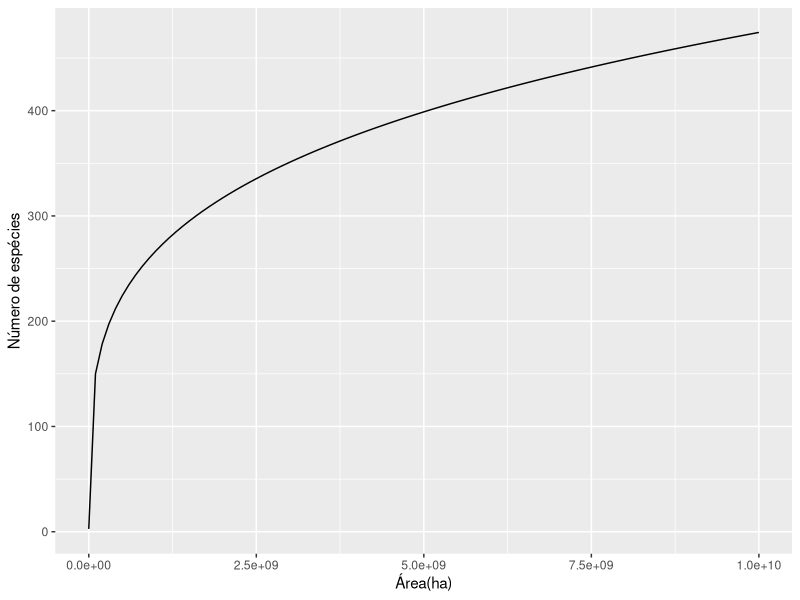
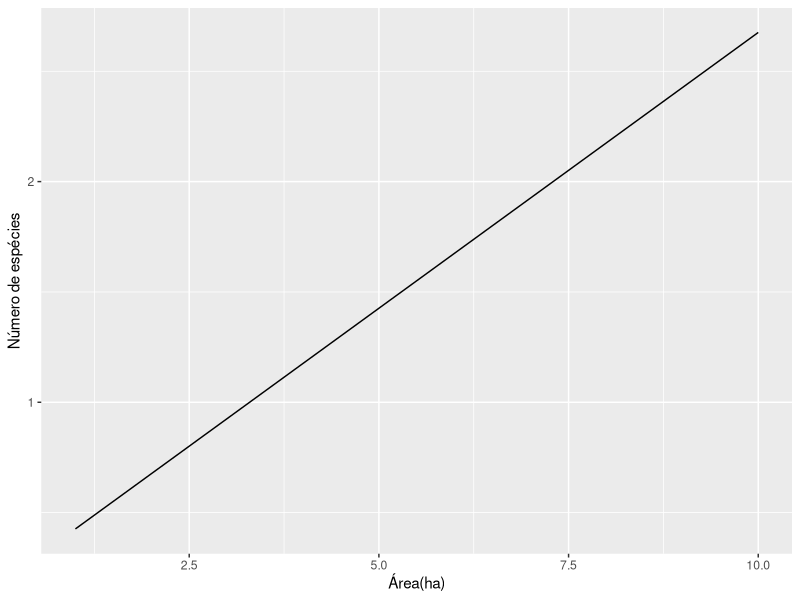
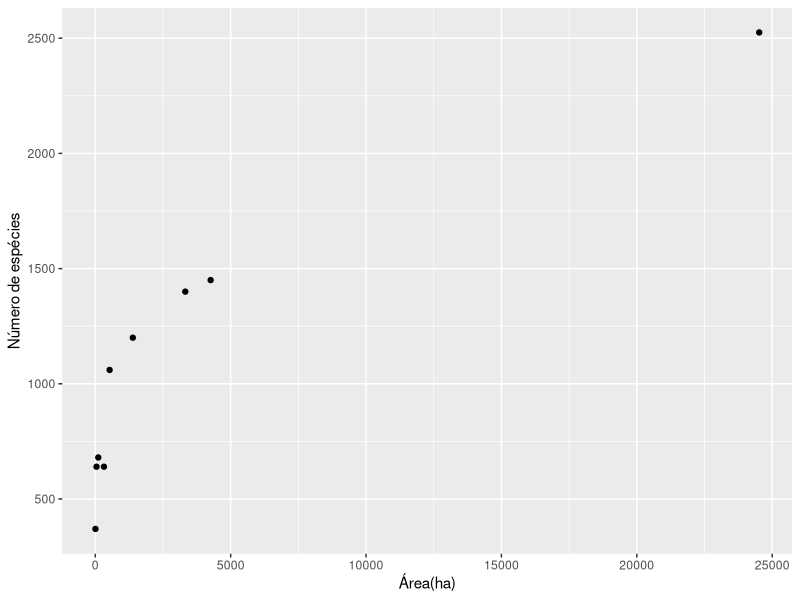
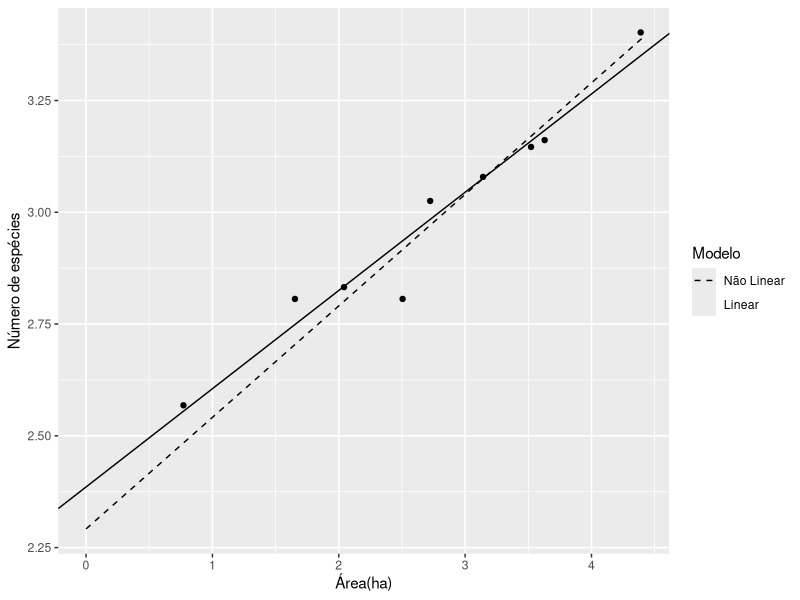
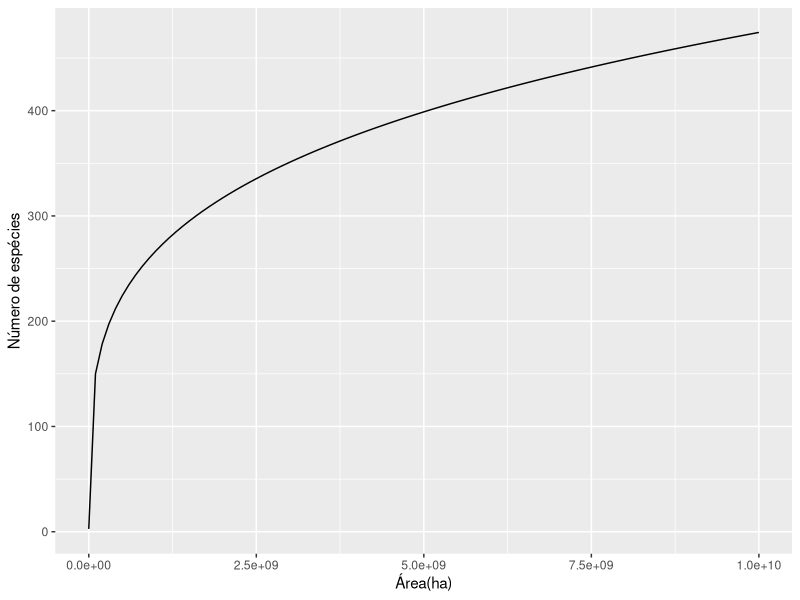
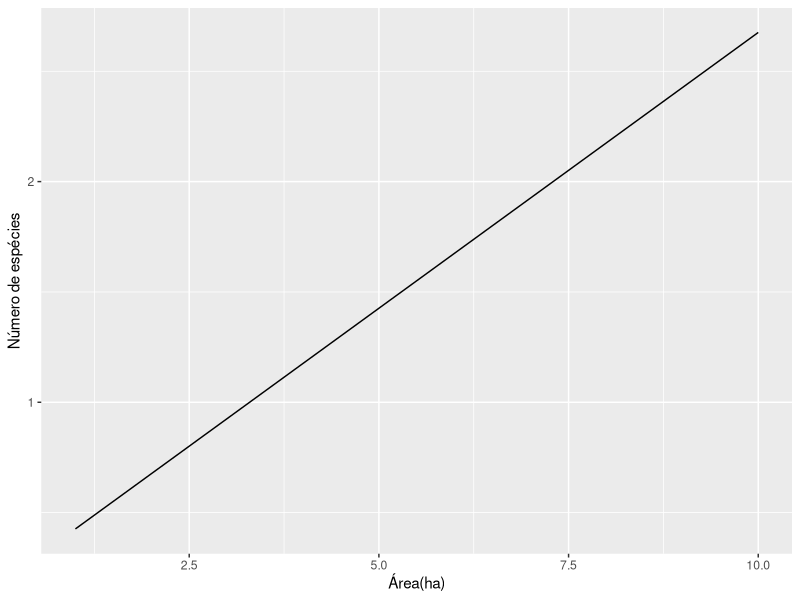
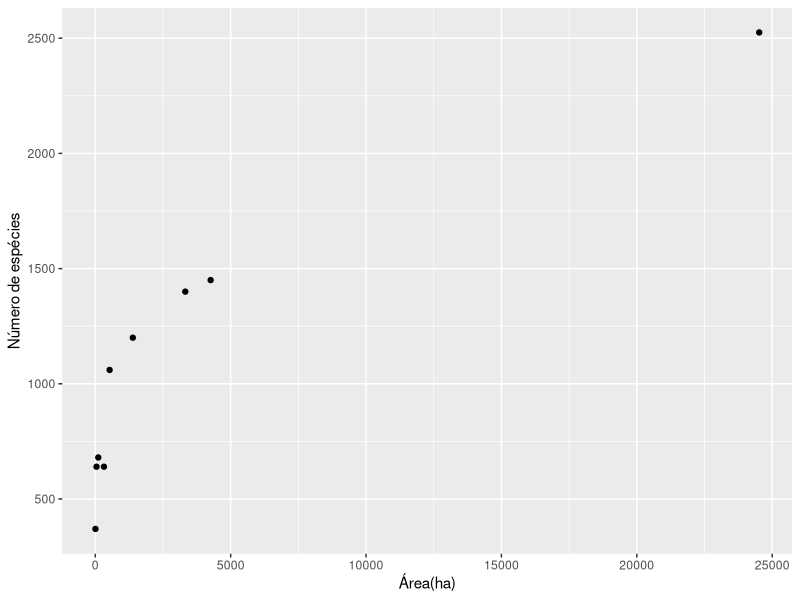
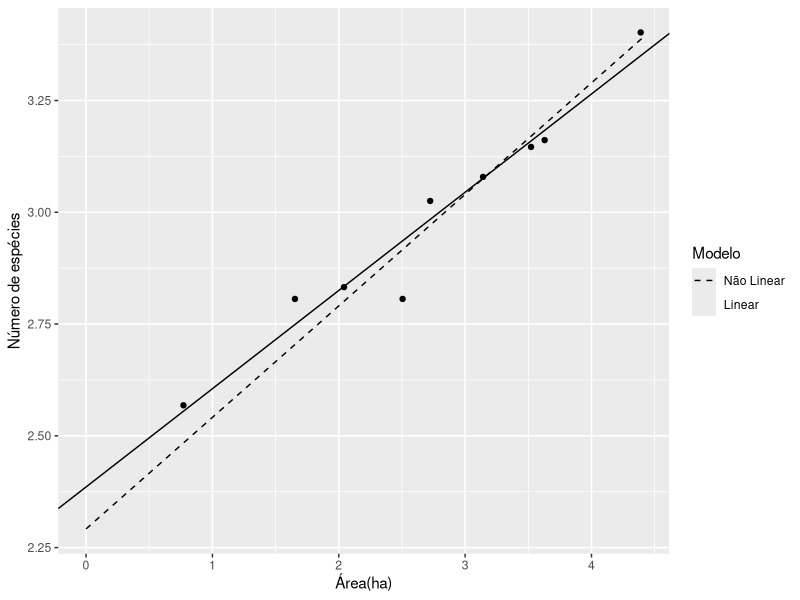

The R script that drew these images, in order:
###http://recologia.com.br/2016/05/relacao-especie-area/
library(ggplot2)

###Desenhando as curvas da relação espécie área
A<-10^(1:10)
c<-1.5
z<-0.25

fn<-function(x,c=1.5,z=0.25) {
    return(c*x^z)
}
ggplot(data.frame(x=c(10, 10^10)), aes(x)) + stat_function(fun=fn) + xlab(label="Área(ha)") + ylab(label="Número de espécies")
ggsave("01.jpg")


fn_log<-function(x,c=1.5,z=0.25) {
    return(log(c,10)+z*x)
}
ggplot(data.frame(x=c(1, 10)), aes(x)) + stat_function(fun=fn_log) + xlab(label="Área(ha)") + ylab(label="Número de espécies")
ggsave("02.jpg")

###Johnson, Mason, and Raven 1968
exemplo<-data.frame(Location = c("Tiburon Peninsula", "San Francisco","Santa Barbara area", "Santa Monica Mountains", "Marin County", 
                                 "Santa Cruz Mountains", "Monterey County", "San Diego County","California Coast"),
                    Area = c(5.9, 45, 110, 320, 529, 1386, 3324,4260, 24520),
                    Species = c(370L, 640L, 680L, 640L, 1060L, 1200L,1400L, 1450L, 2525L))
exemplo


ggplot(data=exemplo,aes(x=Area,y=Species))+ geom_point() + xlab(label="Área(ha)") + ylab(label="Número de espécies")
ggsave("03.jpg")

log(1000,10)

modelo<-lm(log(Species,10)~log(Area,10),data=exemplo)
summary(modelo)

modelo_nls<-nls(Species~a*Area^z,start=list(a=1,z=0.25),data=exemplo)
summary(modelo_nls)

linha<-data.frame(x=log10(seq(1,25000,100)),y=log10(predict(modelo_nls,newdata=data.frame(Area=seq(1,25000,100)))))



ggplot(data=exemplo,aes(x=log10(Area),y=log10(Species),linetype="solid") )  + geom_point() +
    geom_abline(intercept = modelo$coefficients[1], slope = modelo$coefficients[2]) +
    geom_line(data=linha,aes(x=x,y=y,linetype="dashed"))+        
    xlab(label="Área(ha)") + ylab(label="Número de espécies")+
    scale_linetype_manual(name='Modelo',values =c('dashed','solid'), labels = c('Não Linear','Linear'))
ggsave("04.jpg")

confint(modelo)
confint(modelo_nls)
